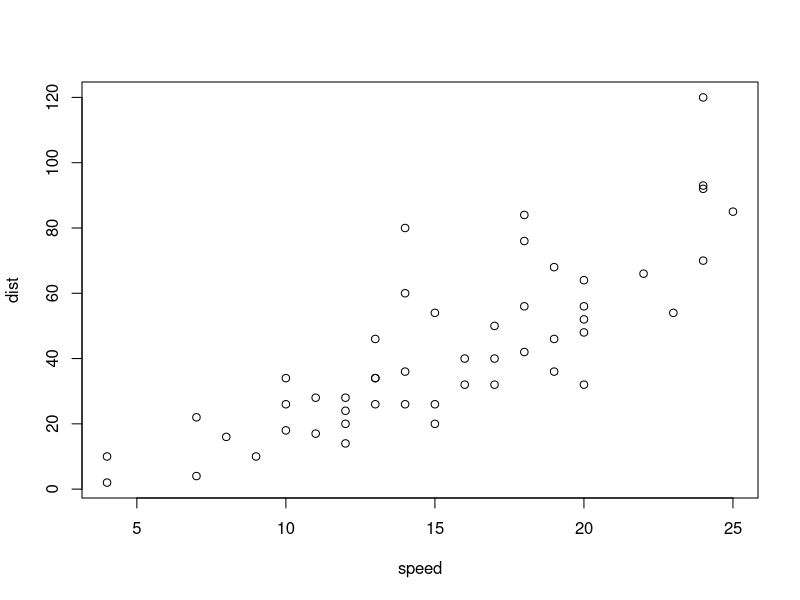
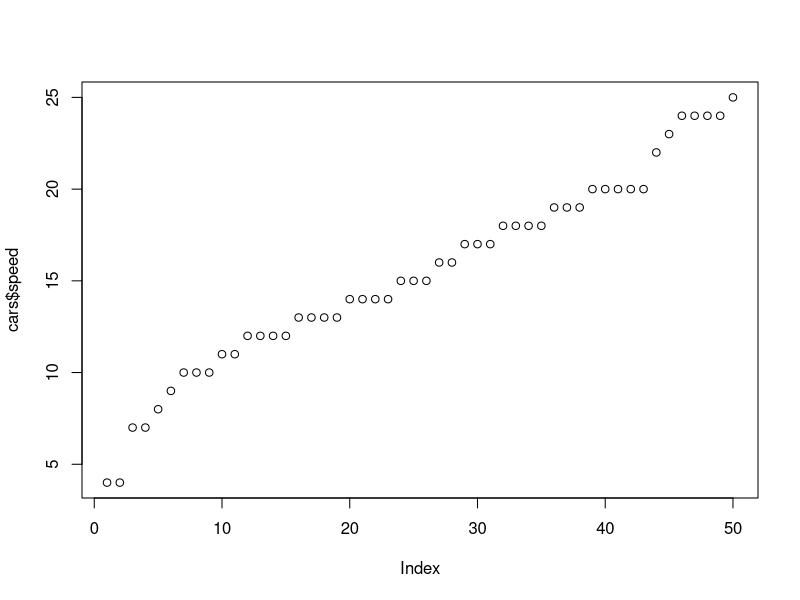

R code for these plots, in order:


# Simple R file
# R example data.frame "cars"
str(cars)     # show the structure
summary(cars) # summary of the variables
plot(cars)    # plot speed against distance

plot(cars$speed)

m1<-lm(dist~speed,data=cars)
summary(m1)
